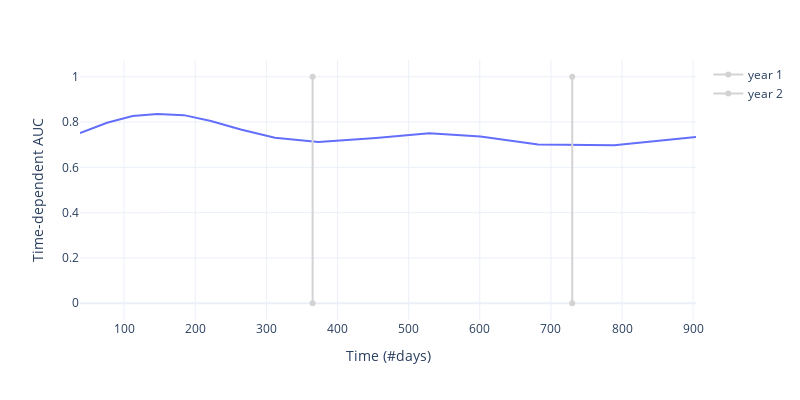

Source (notebook cell):
### Code cell
fig = px.line(x=times, y= auc, width=800, height=400)

fig = fig.add_traces([
    go.Scatter(x=[365*i, 365*i], y=[0, 1], name=f"year {i}", line_color = 'lightgrey') for i in range(1, int(max(times)/365)+1)
])


fig.update_layout({
    "xaxis": dict(title = "Time (#days)"),
    "yaxis": dict(title = "Time-dependent AUC")
})

### Figure 1 — Plotly figure (JSON) as saved in the notebook; plotly's stock layout.template omitted (floating-point values rounded to 4 significant figures)
{"data": [{"hovertemplate": "x=%{x}<br>y=%{y}<extra></extra>", "legendgroup": "", "line": {"color": "#636efa", "dash": "solid"}, "mode": "lines", "name": "", "orientation": "v", "showlegend": false, "type": "scatter", "x": [38, 76, 112, 147, 184, 222, 264, 312, 373, 454, 529, 601, 682, 789, 904], "xaxis": "x", "y": [0.7512, 0.7971, 0.8262, 0.8357, 0.8305, 0.8046, 0.7669, 0.7303, 0.7123, 0.73, 0.7508, 0.7364, 0.7005, 0.6976, 0.7345], "yaxis": "y"}, {"line": {"color": "lightgrey"}, "name": "year 1", "type": "scatter", "x": [365, 365], "y": [0, 1]}, {"line": {"color": "lightgrey"}, "name": "year 2", "type": "scatter", "x": [730, 730], "y": [0, 1]}], "layout": {"height": 400, "legend": {"tracegroupgap": 0}, "margin": {"t": 60}, "width": 800, "xaxis": {"anchor": "y", "domain": [0, 1], "title": {"text": "Time (#days)"}}, "yaxis": {"anchor": "x", "domain": [0, 1], "title": {"text": "Time-dependent AUC"}}}}
